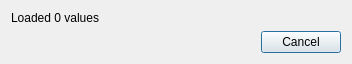
<?xml version="1.0" encoding="UTF-8"?>
<ui version="4.0">
 <class>QueryProgressDialog</class>
 <widget class="QDialog" name="QueryProgressDialog">
  <property name="geometry">
   <rect>
    <x>0</x>
    <y>0</y>
    <width>352</width>
    <height>62</height>
   </rect>
  </property>
  <property name="windowTitle">
   <string>Loading Data</string>
  </property>
  <layout class="QVBoxLayout" name="verticalLayout">
   <item>
    <widget class="QLabel" name="label">
     <property name="text">
      <string>Loaded 0 values</string>
     </property>
    </widget>
   </item>
   <item>
    <widget class="QDialogButtonBox" name="buttonBox">
     <property name="orientation">
      <enum>Qt::Horizontal</enum>
     </property>
     <property name="standardButtons">
      <set>QDialogButtonBox::Cancel</set>
     </property>
    </widget>
   </item>
  </layout>
 </widget>
 <resources/>
 <connections>
  <connection>
   <sender>buttonBox</sender>
   <signal>accepted()</signal>
   <receiver>QueryProgressDialog</receiver>
   <slot>accept()</slot>
   <hints>
    <hint type="sourcelabel">
     <x>248</x>
     <y>254</y>
    </hint>
    <hint type="destinationlabel">
     <x>157</x>
     <y>274</y>
    </hint>
   </hints>
  </connection>
  <connection>
   <sender>buttonBox</sender>
   <signal>rejected()</signal>
   <receiver>QueryProgressDialog</receiver>
   <slot>reject()</slot>
   <hints>
    <hint type="sourcelabel">
     <x>316</x>
     <y>260</y>
    </hint>
    <hint type="destinationlabel">
     <x>286</x>
     <y>274</y>
    </hint>
   </hints>
  </connection>
 </connections>
</ui>
